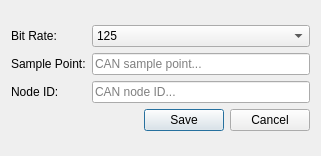
<?xml version="1.0" encoding="UTF-8"?>
<ui version="4.0">
 <class>Dialog</class>
 <widget class="QDialog" name="Dialog">
  <property name="windowModality">
   <enum>Qt::WindowModal</enum>
  </property>
  <property name="geometry">
   <rect>
    <x>0</x>
    <y>0</y>
    <width>321</width>
    <height>156</height>
   </rect>
  </property>
  <property name="windowTitle">
   <string>CAN Settings</string>
  </property>
  <property name="modal">
   <bool>true</bool>
  </property>
  <layout class="QGridLayout" name="gridLayout_2">
   <item row="0" column="0">
    <layout class="QVBoxLayout" name="verticalLayout">
     <item>
      <layout class="QGridLayout" name="gridLayout">
       <item row="0" column="0">
        <widget class="QLabel" name="label_12">
         <property name="text">
          <string>Bit Rate:</string>
         </property>
        </widget>
       </item>
       <item row="0" column="1">
        <widget class="QComboBox" name="KernelBitRate">
         <item>
          <property name="text">
           <string>125</string>
          </property>
         </item>
         <item>
          <property name="text">
           <string>250</string>
          </property>
         </item>
         <item>
          <property name="text">
           <string>500</string>
          </property>
         </item>
         <item>
          <property name="text">
           <string>1000</string>
          </property>
         </item>
        </widget>
       </item>
       <item row="1" column="0">
        <widget class="QLabel" name="label_17">
         <property name="text">
          <string>Sample Point:</string>
         </property>
        </widget>
       </item>
       <item row="1" column="1">
        <widget class="QLineEdit" name="KernelSamplePoint">
         <property name="placeholderText">
          <string>CAN sample point...</string>
         </property>
        </widget>
       </item>
       <item row="2" column="0">
        <widget class="QLabel" name="label_18">
         <property name="text">
          <string>Node ID:</string>
         </property>
        </widget>
       </item>
       <item row="2" column="1">
        <widget class="QLineEdit" name="KernelNodeID">
         <property name="placeholderText">
          <string>CAN node ID...</string>
         </property>
        </widget>
       </item>
      </layout>
     </item>
     <item>
      <layout class="QHBoxLayout" name="horizontalLayout">
       <item>
        <spacer name="horizontalSpacer">
         <property name="orientation">
          <enum>Qt::Horizontal</enum>
         </property>
         <property name="sizeHint" stdset="0">
          <size>
           <width>40</width>
           <height>20</height>
          </size>
         </property>
        </spacer>
       </item>
       <item>
        <widget class="QPushButton" name="ModalSaveButton">
         <property name="text">
          <string>Save</string>
         </property>
        </widget>
       </item>
       <item>
        <widget class="QPushButton" name="ModalCancelButton">
         <property name="text">
          <string>Cancel</string>
         </property>
        </widget>
       </item>
      </layout>
     </item>
    </layout>
   </item>
  </layout>
 </widget>
 <resources/>
 <connections/>
</ui>
